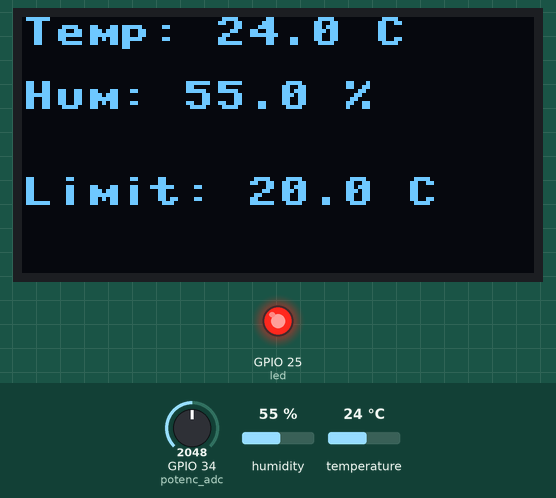
Bench run of a program on a simulated ESP32 board running MicroPython. On the bench: 128×64 one-colour display, output pins drawn as LEDs (lit = HIGH). Wiring (from the project's diagram.json): red LED on GPIO 25, DHT22 sensor on GPIO 27, potentiometer on GPIO 34. The test bench sets the inputs (shaded band); at power-on: temperature 24 °C, GPIO 34 (potenc_adc) = 2048, humidity 55 % (analog values on the 0–4095 scale). Library files of the repository ran but are not shown: ssd1306.py; what the program prints to the serial console is not drawn.

Above: at 1.2 s.
1.3 s: temperature set to 20.6 °C
At 3.3 s:
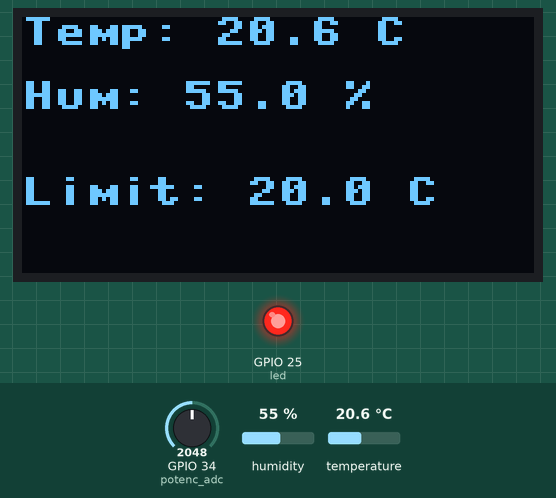
3.6 s: temperature set to 19.4 °C
At 4.9 s:
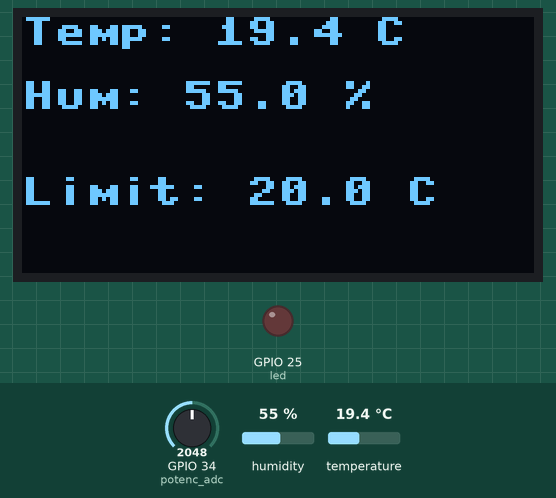
5.7 s: GPIO 34 (potenc_adc) set to 2866
At 7.5 s:
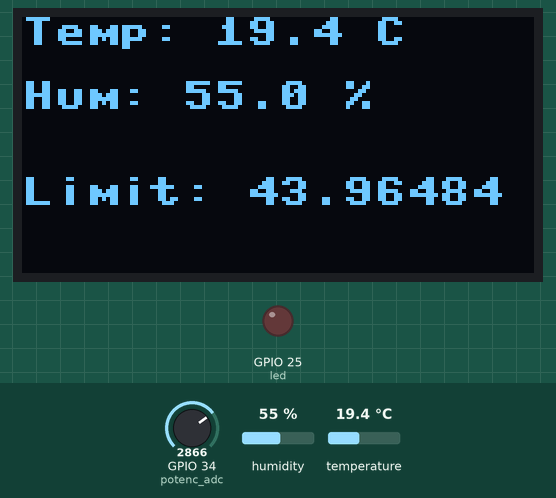
7.8 s: humidity set to 22 %
At 9.0 s:
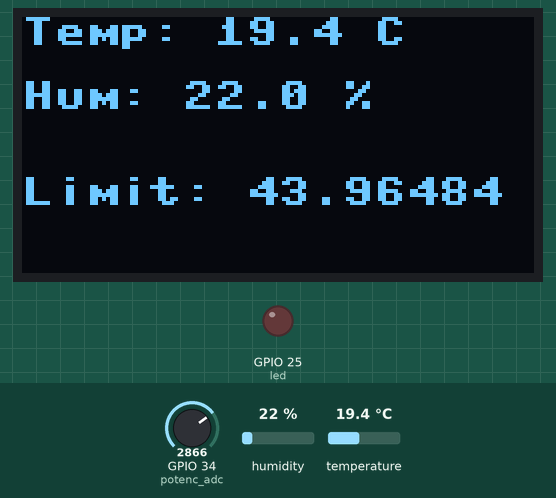
9.9 s: GPIO 34 (potenc_adc) set to 3603
At 11.6 s:
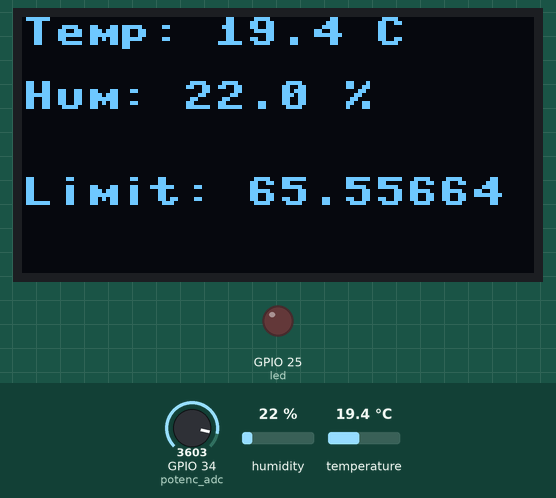
12.0 s: humidity set to 40 %
At 13.1 s:
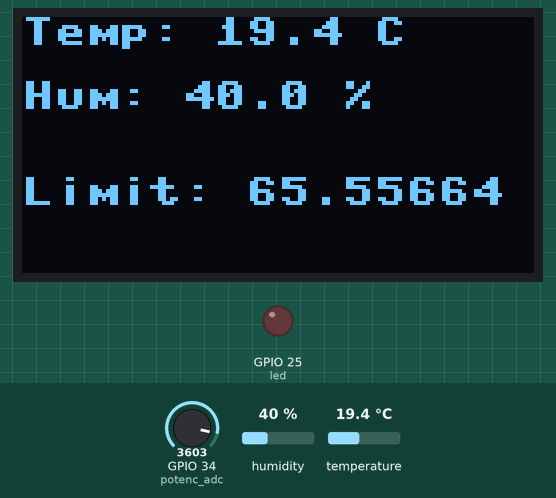
Timing chart, 0 to 15.0 s (numbered marks = the images above; inputs shaded):
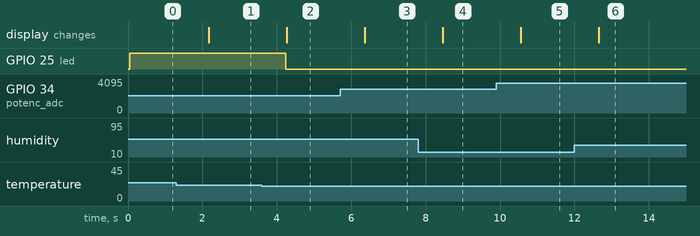

Measured:
- the behaviour switches between 20 and 19.9 °C on temperature (found by bisection; images 1 and 2)
- after the input at 1.3 s, the display: changes after 0.87 s (image 1)
- after the input at 3.6 s, GPIO 25 (led): HIGH → LOW after 0.64 s; the display: changes after 0.67 s (image 2)
- after the input at 5.7 s, the display: changes after 0.66 s (image 3)
- after the input at 7.8 s, the display: changes after 0.66 s (image 4)
- after the input at 9.9 s, the display: changes after 0.65 s (image 5)
- after the input at 12.0 s, the display: changes after 0.65 s (image 6)

The program:

main.py
```python
from machine import Pin, I2C, ADC
import time
import ssd1306
import dht


led_limite = 25
dht = dht.DHT22(Pin(27))
led = Pin(25, Pin.OUT)
potenc_pin = 34
potenc_adc = ADC(potenc_pin)
potenc_adc.atten(ADC.ATTN_11DB)
i2c = I2C(0, scl=Pin(19), sda=Pin(18))


display_larg = 128
display_altu = 64
oled = ssd1306.SSD1306_I2C(display_larg, display_altu, i2c)


while True:
  dht.measure()

  temperature = dht.temperature()
  humidity = dht.humidity()

  print(f"Temperatura:{temperature}°C, Umidade:{humidity}%")

  potenc_valor = potenc_adc.read()
  led_limite = ((potenc_valor - 0) * (80 - -40) / (4096 - 0) + (-40))

  if temperature >= led_limite:
   led.value(1)
  else:
   led.value(0)


  oled.fill(0)
  oled.text("Temp: " + str(temperature) + " C", 0, 0)
  oled.text("Hum: " + str(humidity) + " %", 0, 16)
  oled.text("Limit: " + str(led_limite) + " C", 0, 40)
  oled.show()

  time.sleep(1)
```
